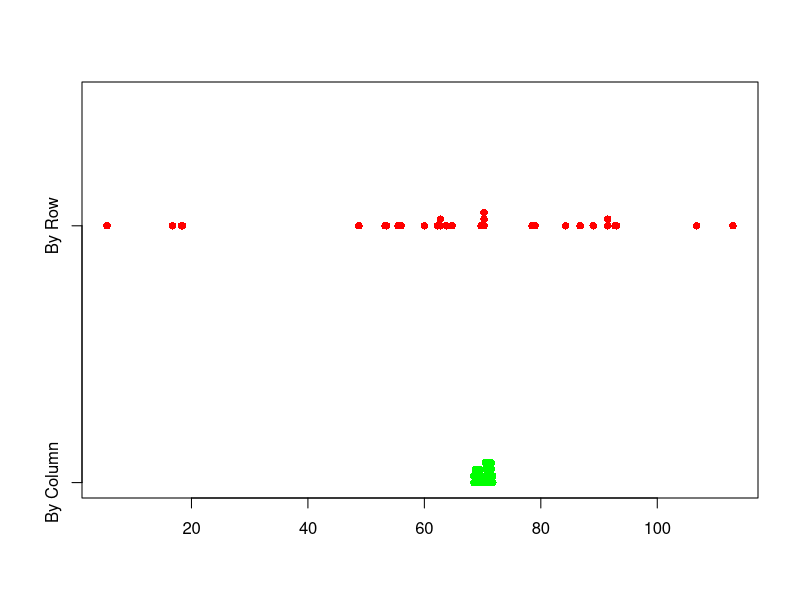

R code for this plot:

library(data.table)

plots <- data.table(c(4,7,6,5), c(29,31,27,32), c(94, 98, 92, 97), c(150,153,148,147))



stratify <- function(plots, row_col = "col"){
  sm <- sample(4,4, replace = T)
  if(row_col == "col") {
  avg <- mean(c(as.numeric(plots[,1][sm[1]]), 
                as.numeric(plots[,2][sm[2]]), 
                as.numeric(plots[,3][sm[3]]), 
                as.numeric(plots[,4][sm[4]])))
  }
  else{
    avg <- mean(c(as.numeric(plots[1,])[sm[1]], 
                  as.numeric(plots[2,])[sm[2]], 
                  as.numeric(plots[3,])[sm[3]], 
                  as.numeric(plots[4,])[sm[4]]))
  }
  return(avg)
}


Stratified_col <- replicate(30, stratify(plots))

Stratified_row <- replicate(30, stratify(plots, row_col = "row"))


comb <- list("By Column" = Stratified_col,
             "By Row" = Stratified_row)

stripchart(comb, method = "stack", 
           col = c("green", "red"),
           pch = 16)

# stripchart(Stratified_row, method = "stack")

